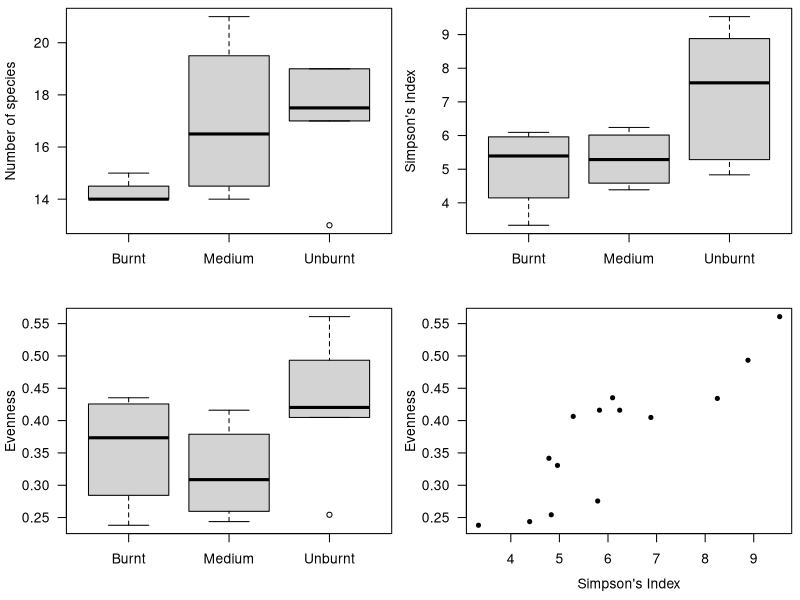
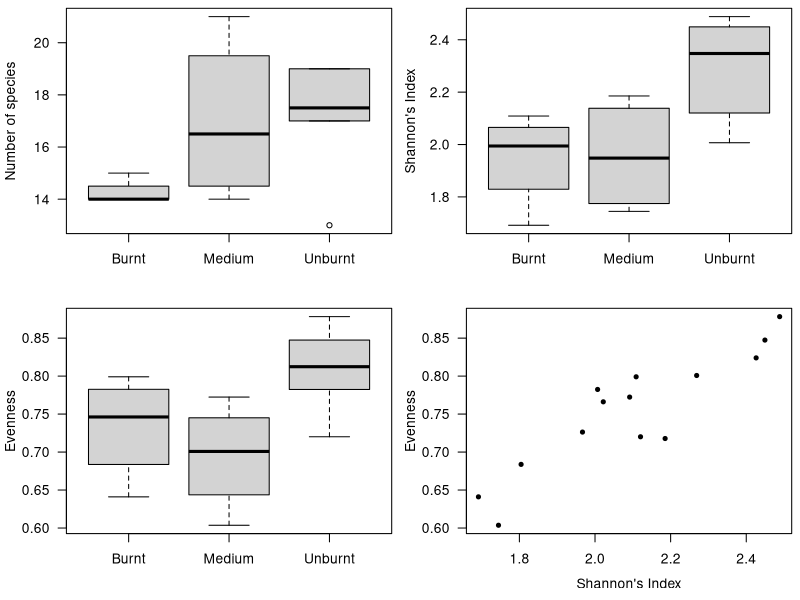
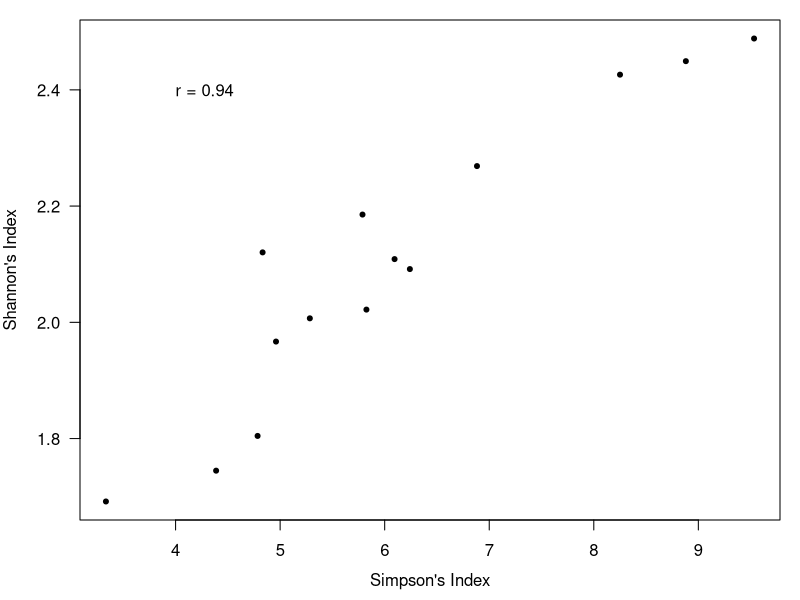
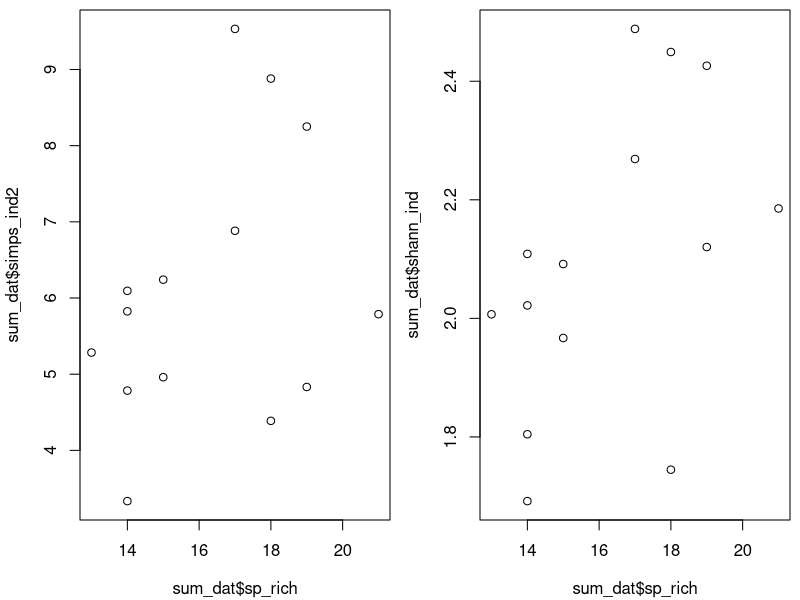
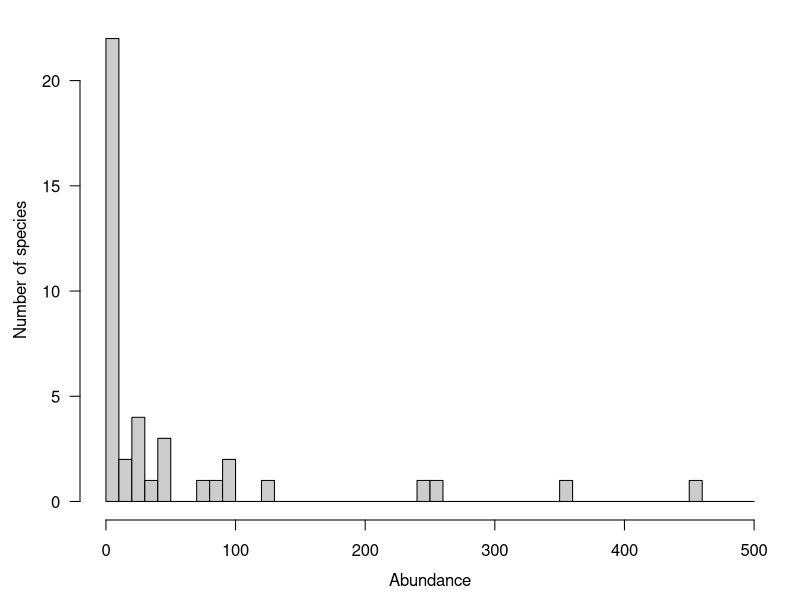
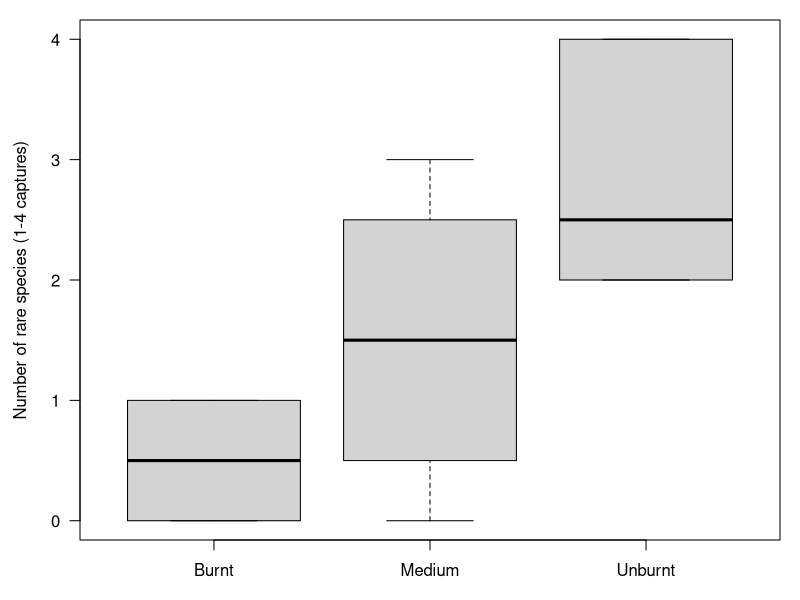
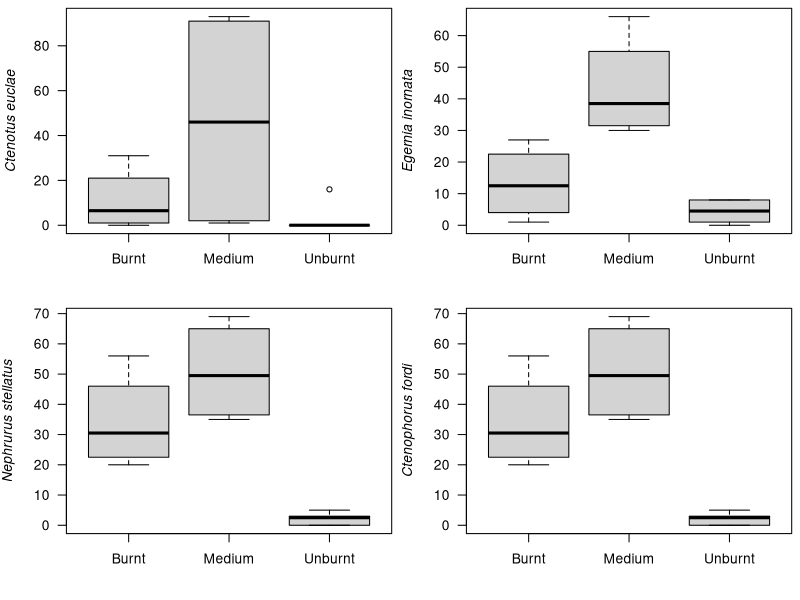

Source code (R) for these figures, in order:
# Ideas for Amber's project
# Feb 2023

# what can we tell about the influence of fire on rare species from comparing species richness to diversity estimates?

# how do diversity estimates which differ in their quantification of dominance and rarity compare? For example, is there stronger effects on the estimates which prioritise rarity?

# how does fire influence the overall abundance (pooled abundance) of 'rare' reptile species, classed as those with fewer than x captures?

# how does fire influence phylogenetic diversity? For example, are there a greater number of reptile families in unburnt mallee than burnt mallee? Does fire drive a phylogenetic simplification?

# how does fire influence functional rarity (sensu Violle et al. 2017, TREE)? We might not get this far... Just noting it down as an interesting aspect. 

# Following Rabinowitz (1981), we could look at rarity based on: geographic range, habitat specificity and local abundance. We've been talking about abundance-related rarity, but we could also look at geographical rarity - i.e. the proportion of sites in which each species occurs. Habitat specificity would have to be done through the literature. 

#testing amber 1 march


# For community ecology lecture
# March 2020

# Set up the data:

dat1<-read.table("01_data/sp_summaries.txt",header=T)
dat1$TSF2<-dat1$TSF^2
dat1$TSFscale<-scale(dat1$TSF,center=T,scale=T)
dat1$TSF2scale<-scale(dat1$TSF^2,center=T,scale=T)
dat1$obs_effect<-as.numeric(1:nrow(dat1))
dat1$effort<-as.numeric(dat1$effort)
head(dat1); dim(dat1)

# How many captures per location for each species?

spnames<-names(dat1[,9:(length(dat1)-4)])
names_lgth<-length(spnames)
caps<-matrix(data=NA,nrow=length(spnames),ncol=2)

for(i in 1:names_lgth){
  
  cols_thisrun<-colnames(dat1)==spnames[i]
  caps[i,]<-tapply(dat1[,cols_thisrun],dat1$location,sum, na.rm=T)
}
caps<-data.frame(sp=spnames,caps)
colnames(caps)<-c("sp",levels(dat1$location))
caps


# Set up a factor level which assigns each species to one of three groups: 1 = Hincks only, 2 = Pinks only, and 3 = both. The cut-off for analysis is >=28 Hincks and >=38 Pinks.

sites_tab<-data.frame(Hsites=length(which(table(dat1$site, dat1$location)[,1]>0)),Psites=length(which(table(dat1$site, dat1$location)[,2]>0)))

spnames2<-caps[,1]
lgth2<-length(caps[,1])
new.x<-matrix(data=NA,nrow=lgth2,ncol=1)

for (i in 1:lgth2){
  
  new.x[i,]<- if (caps[i,2]>=28 & caps[i,3]<38) 1 
  else if (caps[i,2]<28 & caps[i,3]>=38) 2
  else 3
}
caps$mod_type<-as.factor(new.x)
caps



# STANDARDISE THE DATA BY TRAP EFFORT (dat4). 

# This will turn the data into something like "the number of captures per 500 trap nights".

head(dat1)
lgth2<-length(caps[,1])
lgth5<-length(dat1$obs)
sp_cols<-dat1[,9:(length(dat1)-4)]
div<-matrix(data=NA, nrow=lgth5, ncol=lgth2)

for (i in 1:lgth2){
  div[,i]<-(sp_cols[,i]/dat1$effort)*500
  div[,i]<-round(div[,i],0)
}
div<-as.data.frame(div)
colnames(div)<-caps$sp

for(i in 1:lgth2){
  div[,i]<-as.integer(div[,i])
}
dat4<-data.frame(dat1[,1:8],div,dat1[(length(dat1)-3):length(dat1)])
head(dat1, 3)
head(dat4, 3)

compare<-data.frame(site=dat1$obs,raw=dat1$Pog,eff=dat1$effort,std=dat4$Pog)
head(compare)

# plot(compare$raw, compare$std)
# cor.test(compare$raw, compare$std)


# THE DATA:

# The mod_type can also be used to specify which data set to use:

# 1 = Hdat (Hincks only, all sites)
# 2 = Pdat (Pinks only, all sites)
# 3 = dat1 (both locations, all sites)

# 1:
Hdat<-dat4[dat4$location=="Hincks",]
Hdat<-droplevels(Hdat)
rownames(Hdat)<-1:nrow(Hdat)
Hdat$obs_effect<-as.numeric(1:nrow(Hdat))
head(Hdat)

# 2:
Pdat<-dat4[dat4$location=="Pinkawillinie",]
Pdat<-droplevels(Pdat)
rownames(Pdat)<-1:nrow(Pdat)
Pdat$obs_effect<-as.numeric(1:nrow(Pdat))
head(Pdat)

# 3: dat4
dat4$obs_effect<-as.numeric(1:nrow(dat4))
head(dat4)


head(Hdat)
levels(Hdat$site)

newH<-Hdat[-which(Hdat$site %in% c("I1", "I2", "I3", "I4", "I7")),]
newH<-droplevels(newH)
levels(newH$site)
head(newH); dim(newH)

comb_dat<-as.data.frame(apply(newH[,c(which(colnames(newH)=="A_ina"):which(colnames(newH)=="D_dam"))],2,function(x) aggregate(x~newH[,which(colnames(newH)=="site")],FUN=sum)))
comb_dat<-comb_dat[,grep(".x", colnames(comb_dat))]
colnames(comb_dat)<-colnames(newH)[which(colnames(newH)=="A_ina"):which(colnames(newH)=="D_dam")]
comb_dat<-comb_dat[,1:which(colnames(comb_dat)=="Pog")]
comb_dat<-data.frame(site=unique(as.character(newH[,which(colnames(newH)=="site")])),comb_dat)

# total abundance:
comb_dat$abund<-rowSums(comb_dat[,2:ncol(comb_dat)])

# species richness:
comb_dat$sp_rich<-rowSums(t(apply(comb_dat[,c(which(colnames(comb_dat)=="A_ina"):which(colnames(comb_dat)=="Pog"))],1,function(x) ifelse(x==0,0,1)))) 
head(comb_dat); dim(comb_dat)

# relative abundance:
rel_abund<-data.frame(site=comb_dat$site,round(apply(comb_dat[,c(which(colnames(comb_dat)=="A_ina"):which(colnames(comb_dat)=="Pog"))],2,function(x) x/comb_dat$abund),3), abund=comb_dat$abund, sp_rich=comb_dat$sp_rich)

# simpson's index:
rel_abund$simps_ind<-1-(rowSums(rel_abund[,c(which(colnames(rel_abund)=="A_ina"):which(colnames(rel_abund)=="Pog"))]^2))

# reciprocal simpson's index:
rel_abund$simps_recip<-1/rel_abund$simps_ind
head(rel_abund); dim(rel_abund)

library(vegan)
diversity(rel_abund[,c(which(colnames(rel_abund)=="A_ina"):which(colnames(rel_abund)=="Pog"))], index="simpson")

# barplot(rel_abund$simps_ind[c(3:6,1:2)])


# full data set:

dat2<-read.table("01_data/all_reptile_data.txt",header=T)
head(dat2)

# species abundance data:
sp_div<-as.data.frame.matrix(t(table(dat2$name, dat2$site)))
head(sp_div,3); dim(sp_div)

# standardise the data by trap effort:
head(dat1, 3)
rownames(sp_div)

xdat<-dat1[which(dat1$site %in% rownames(sp_div)),]
xdat$site; xdat$season
unique(dat2$season)
head(xdat, 3); dim(xdat)

# combine seasons 5 and 6. Aggregate of effort by sites + seasons
eft<-data.frame(aggregate(xdat$effort~xdat$site, FUN=sum))
colnames(eft)<-c("site","effort")
eft

head(sp_div,3); dim(sp_div)
rownames(sp_div)==as.character(eft$site)

sdiv<-sp_div

# captures / 1000 trap nights. Scaling up to 2 seasons.
sp_div2<-round(apply(sdiv, 2, function(x) (x/eft$effort)*1000),0)
head(sp_div2, 3); dim(sp_div2)

# check that there are no zeros:
apply(sp_div2, 2, sum)

# site summaries:
sum_dat<-data.frame(site=rownames(sp_div2))

# total abundance:
sum_dat$abund<-rowSums(sp_div2)

# species richness:
sum_dat$sp_rich<-apply(sp_div2,1,function(x) length(which(x>0)))

# relative abundance:
rel_abund2<-apply(sp_div2, 2, function(x) x/sum_dat$abund)
head(rel_abund2,3); dim(rel_abund2)

# simpson's index:
sum_dat$simps_ind<-rowSums(rel_abund2^2)

# simpson's index:
sum_dat$simps_ind2<-1/rowSums(rel_abund2^2)

# evenness, from Simpson's:
sum_dat$even<-sum_dat$simps_ind2/sum_dat$sp_rich

# shannon's index:
log_relab<-log(rel_abund2)
log_relab<-t(apply(log_relab,1,function(x) ifelse(is.infinite(x)==T,0,x)))

sum_dat$shann_ind<--rowSums(rel_abund2*log_relab)

# evenness, from Shannon's:
sum_dat$Hmax<-log(sum_dat$sp_rich)
sum_dat$even2<-sum_dat$shann_ind/sum_dat$Hmax

# check simpson against vegan calc:
# plot(sum_dat$simps_ind,diversity(rel_abund2, index="simpson"))
cor.test(sum_dat$simps_ind2,diversity(rel_abund2, index="simpson"))

# check shannon against vegan calc:
# plot(sum_dat$shann_ind,diversity(rel_abund2, index="shannon"))
cor.test(sum_dat$shann_ind,diversity(rel_abund2, index="shannon"))

specnumber(rel_abund2)==sum_dat$sp_rich

sum_dat$fire_cat<-factor(c(rep("Unburnt",2),rep("Burnt",2),rep("Medium",2),rep("Burnt",2),rep("Unburnt",4),rep("Medium",2)),levels=c("Burnt","Medium","Unburnt"))
head(sum_dat); dim(sum_dat)


### simpson's index:

quartz("", 8,8, dpi=80, pointsize=16)
par(mfrow=c(2,2), mar=c(4,4,0.5,0.5), mgp=c(2.9,1,0))
plot(sum_dat$fire_cat, sum_dat$sp_rich, xlab="", las=1, ylab="Number of species")
plot(sum_dat$fire_cat, sum_dat$simps_ind2, xlab="", las=1, ylab="Simpson's Index")

plot(sum_dat$fire_cat, sum_dat$even, xlab="", las=1, ylab="Evenness")
plot(sum_dat$simps_ind2, sum_dat$even, xlab="", las=1, ylab="Evenness", pch=20)
title(xlab="Simpson's Index",mgp=c(2.5,1,0))

### shannon's index:

quartz("", 8,8, dpi=80, pointsize=16)
par(mfrow=c(2,2), mar=c(4,4,0.5,0.5), mgp=c(2.9,1,0))

plot(sum_dat$fire_cat, sum_dat$sp_rich, xlab="", las=1, ylab="Number of species")

plot(sum_dat$fire_cat, sum_dat$shann_ind, xlab="", las=1, ylab="Shannon's Index")

plot(sum_dat$fire_cat, sum_dat$even2, xlab="", las=1, ylab="Evenness")

plot(sum_dat$shann_ind, sum_dat$even2, xlab="", las=1, ylab="Evenness", pch=20)
title(xlab="Shannon's Index",mgp=c(2.5,1,0))

# compare simpson and shannon:

quartz("", 6,6, dpi=70, pointsize=20)
par(mfrow=c(1,1), mar=c(4,4,1,1))
plot(sum_dat$simps_ind2, sum_dat$shann_ind, xlab="", las=1, ylab="Shannon's Index", pch=20)
text(4, 2.4,paste("r = ",round(cor.test(sum_dat$simps_ind2, sum_dat$shann_ind)$estimate,2),sep=""), adj=0)
title(xlab="Simpson's Index",mgp=c(2.5,1,0))


# simpson's index should be less related to richness than shannon:
# shannon index puts more weight on species richness - rare species count more
# simpson's index puts more weight on dominance - dominant species count more
cor.test(sum_dat$simps_ind2, sum_dat$sp_rich)
cor.test(sum_dat$shann_ind, sum_dat$sp_rich)

quartz("", 8,4, dpi=80, pointsize=16)
par(mfrow=c(1,2), mar=c(4,4,0.5,0.5), mgp=c(2.9,1,0))

plot(sum_dat$sp_rich, sum_dat$simps_ind2)
plot(sum_dat$sp_rich, sum_dat$shann_ind)



# but since the simpson index is a measure of dominance, should it have a stronger relationship (confounding?) with evenness? No, they're the same:
cor.test(sum_dat$simps_ind2, sum_dat$even)
cor.test(sum_dat$shann_ind, sum_dat$even2)



# Rank abundance:
# plot(sum_dat$simps_ind, sum_dat$shann_ind)

head(rel_abund,3); dim(rel_abund)
head(sp_div2, 3); dim(sp_div2)

sp_abund<-data.frame(species=names(colSums(sp_div2)), total_abund=colSums(sp_div2))
sp_abund<-sp_abund[order(sp_abund$total_abund),]
rownames(sp_abund)<-1:nrow(sp_abund)
head(sp_abund); dim(sp_abund)

quartz("",12,4,pointsize=16)
par(mar=c(4,4,1,1), mgp=c(2.5,1,0))
hist(sp_abund$total_abund, breaks=seq(0,500,by=10), main="", ylab="Number of species", xlab="",las=1, col="grey80")
title(xlab="Abundance", mgp=c(2.5,1,0))


# how many rare species in each fire category?
rare_sp<-as.character(sp_abund$species[sp_abund$total_abund<5])
sp_div3<-sp_div2[,rare_sp]

sum_dat$rare_sp<-apply(sp_div3, 1, function(x) length(which(x>0)))

quartz("", 6,6, dpi=70, pointsize=20)
par(mfrow=c(1,1), mar=c(3,4,1,1), mgp=c(2.5,1,0))
plot(sum_dat$fire_cat, sum_dat$rare_sp, xlab="", ylab="Number of rare species (1-4 captures)", las=1)

# plot(sum_dat$simps_ind2, sum_dat$rare_sp)
# plot(sum_dat$shann_ind, sum_dat$rare_sp)

cor.test(sum_dat$shann_ind, sum_dat$rare_sp)
cor.test(sum_dat$simps_ind2, sum_dat$rare_sp)

colnames(sp_div2)


# how many dominant (high abundance) species in each fire category?
dom_sp<-as.character(sp_abund$species[sp_abund$total_abund>200])
sp_div4<-sp_div2[,dom_sp]

sp_div5<-data.frame(sp_div4)
sp_div5$site<-rownames(sp_div4)
rownames(sp_div5)<-1:nrow(sp_div5)

sdat<-data.frame(site=sum_dat$site,fire_cat=sum_dat$fire_cat)

sp_div5<-merge(sp_div5, sdat)


quartz("", 8,8, dpi=80, pointsize=16)
par(mfrow=c(2,2), mar=c(4,4,0.5,0.5), mgp=c(2.9,1,0))
plot(sp_div5$fire_cat, sp_div5$C_euc, las=1, xlab="", ylab=expression(italic("Ctenotus euclae")))
plot(sp_div5$fire_cat, sp_div5$E_in, las=1, xlab="", ylab=expression(italic("Egernia inornata")))
plot(sp_div5$fire_cat, sp_div5$N_stel, las=1, xlab="", ylab=expression(italic("Nephrurus stellatus")))
plot(sp_div5$fire_cat, sp_div5$N_stel, las=1, xlab="", ylab=expression(italic("Ctenophorus fordi")))


# analyse

head(sum_dat)
sum_dat$location<-NA
sum_dat$location[grep("H",sum_dat$site)]<-"Hincks"
sum_dat$location[grep("P",sum_dat$site)]<-"Pinks"

m1<-lm(shann_ind~fire_cat+location, data=sum_dat)
summary(m1)
anova(m1)

library(lme4)

c1<-matrix(data=c(rep(5,4),c(16,1,1,2)), nrow=2, byrow=T)
c1
diversity(c1, index="shannon")





